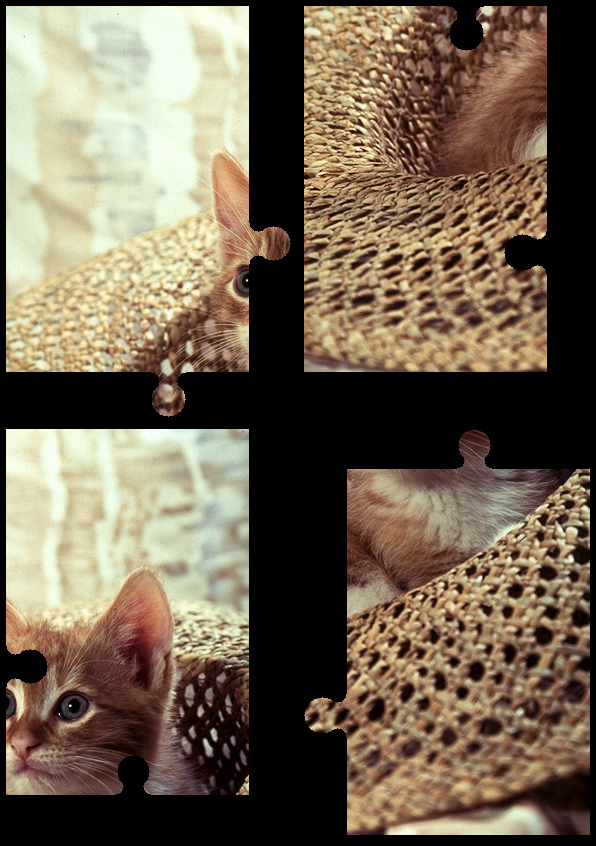
#> input picture code/images/Jigsaw_rotated/jigsaw_rotated_2x2_02.png, 596 x 846 px, given in place of jigsaw_shuffled_2x2_05.png, which was not available; the run also reads 1 picture not shown here
$ python DEMO.py   (older library calls are emulated)
#> lines starting #> are read from the running program, lines starting #| are printed output that depends on the picture; after the words box and inside, x2 and y2 are one past the last pixel; in counts of white or black regions, pixels touching at a corner belong together; pictures that were not available may be replaced by others from this repository, and a replacement may not be noted
### code/main.py
import cv2
import winsound
import argparse
from extraction_original import extract_parameters
from segmentation import segment_image
from extraction_single_image import search_borders, get_smallest_shape_scrambled
from solution import solve_puzzle
from result import *
from matching import *


# play background sound
winsound.PlaySound("test.wav", winsound.SND_ASYNC | winsound.SND_ALIAS)


def main(image_name):
    image = cv2.imread(image_name)
#> image is the input picture: shape (846, 596, 3); mean B, G, R 82.4, 101.1, 115
    total_pieces, method, type = extract_parameters(image_name, image)
    all_array = segment_image(image, total_pieces, method, type)
    # print_array(all_array)
    border_types = search_borders(all_array)
    array_c, array_e, array_m, array_c_types, array_e_types, array_m_types = sort_images(all_array, border_types)
    print("containers with borders")
    # print_array(array_c)
    print(array_c_types)
    print("--------")
    # print_array(array_e)
    print(array_e_types)
    print("----------")
    # print_array(array_m)
    print(array_m_types)
    print("----------")
    result_array = solve_puzzle(total_pieces, method, array_c, array_e, array_m, array_c_types, array_e_types, array_m_types)
    # print_array(result_array)
    length, width = get_smallest_shape_scrambled(result_array)
    final_image = show_puzzle(total_pieces, length, width, result_array)
    return final_image


# [21 lines that do not run on import are left out]

### code/segmentation.py
import cv2
import random as rng
import numpy as np
import imutils
from copy import deepcopy
from result import print_array


def segment_image(image, total_pieces, method, type):
    rectangles = get_rectangles(image)
    if type == "tiles":
        if method == "shuffled" or method == "rotated":
            all_array = cut_tiles(image, total_pieces)
        elif method == "scrambled":
            all_array = cut_image_rectangles(image, rectangles)
        else:
            print("No method selected")
    elif type == "jigsaw":
        all_array = cut_image_rectangles(image, rectangles)
        if method == "scrambled":
            for i in range(len(all_array)):
                all_array[i] = rotate_scrambled(all_array[i], 1)
                # all_array[i] = scrambled_angle(all_array[i])
    else:
        print("No type selected")
    return all_array


def get_rectangles(image):
    rectangles = []
    image = sobel(image)
    contours, _ = cv2.findContours(image, cv2.RETR_EXTERNAL, cv2.CHAIN_APPROX_SIMPLE)
    contours_poly = [None] * len(contours)
    boundRect = [None] * len(contours)
    for i, c in enumerate(contours):
        contours_poly[i] = cv2.approxPolyDP(c, 3, True)
        boundRect[i] = cv2.boundingRect(contours_poly[i])
    drawing = np.zeros((image.shape[0], image.shape[1], 3), dtype=np.uint8)
    for i in range(len(contours)):
        color = (rng.randint(0, 256), rng.randint(0, 256), rng.randint(0, 256))
        cv2.drawContours(drawing, contours_poly, i, color)
        p1 = (int(boundRect[i][0]), int(boundRect[i][1]))
        p2 = (int(boundRect[i][0] + boundRect[i][2]), int(boundRect[i][1] + boundRect[i][3]))
        if boundRect[i][2] > 50:
            cv2.rectangle(drawing, p1, p2, color, 2)
            rectangles.append([p1, p2])
    # cv2.imshow("image", drawing)
    # cv2.waitKey()
    # cv2.destroyAllWindows()
    return rectangles


def cut_image_rectangles(image, rectangles):
    all_array = []
    for i in range(len(rectangles)):
        all_array.append(deepcopy(image[rectangles[i][0][1]: rectangles[i][1][1]: 1, rectangles[i][0][0]: rectangles[i][1][0]: 1, :]))
    return all_array


# [14 lines left out: function cut_tiles, not called in this run]


def sobel(I):
    I = cv2.cvtColor(I, cv2.COLOR_RGB2GRAY)
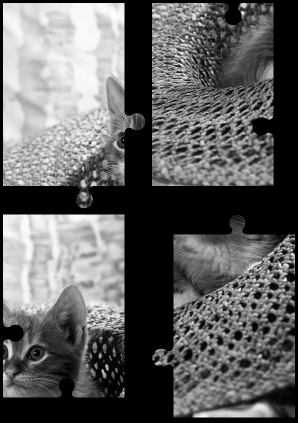
#> I: shape (846, 596) (shown at 1/2 size); min 0, max 252, mean 97.1
    grad_x = cv2.Sobel(I, cv2.CV_16S, 1, 0)
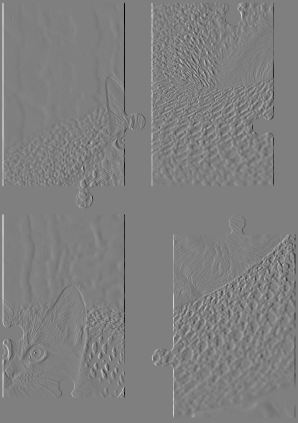
#> grad_x: shape (846, 596) int16 (shown at 1/2 size); min -993, max 993, mean 0; drawn with min black and max white
    grad_y = cv2.Sobel(I, cv2.CV_16S, 0, 1)
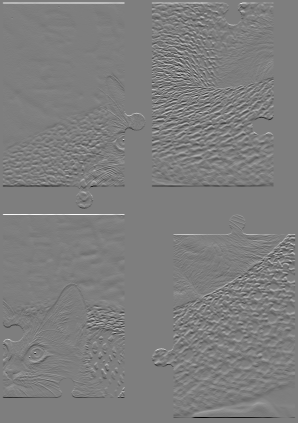
#> grad_y: shape (846, 596) int16 (shown at 1/2 size); min -983, max 1002, mean 0; drawn with min black and max white
    abs_grad_x = cv2.convertScaleAbs(grad_x)
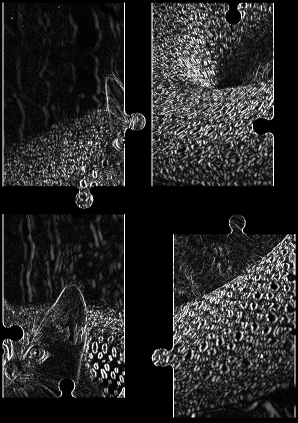
#> abs_grad_x: shape (846, 596) (shown at 1/2 size); min 0, max 255, mean 38.5
    abs_grad_y = cv2.convertScaleAbs(grad_y)
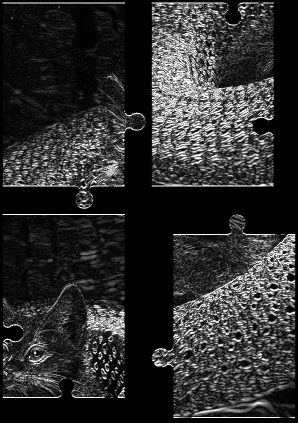
#> abs_grad_y: shape (846, 596) (shown at 1/2 size); min 0, max 255, mean 45.8
    grad = cv2.addWeighted(abs_grad_x, 0.5, abs_grad_y, 0.5, 0)
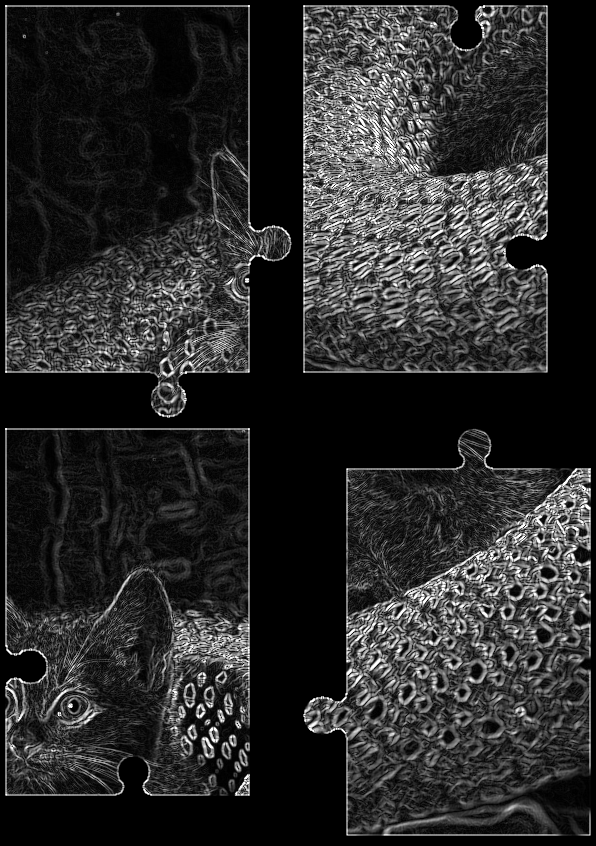
#> grad: shape (846, 596); min 0, max 255, mean 42.2
    return grad


# [19 lines left out: function rotate_scrambled, not called in this run]

### code/extraction_original.py
from segmentation import get_rectangles


def extract_parameters(image_name, image):
    if image_name.find("tiles") != -1:
        type = "tiles"
    if image_name.find("jigsaw") != -1:
        type = "jigsaw"
    if image_name.find("rotated") != -1:
        method = "rotated"
    if image_name.find("scrambled") != -1:
        method = "scrambled"
    if image_name.find("shuffled") != -1:
        method = "shuffled"
    if type == "jigsaw":
        total_pieces = len(get_rectangles(image))
#> in get_rectangles, `contours, _ = cv2.findContours(image, cv2.RETR_EXTERNAL, cv2.CHAIN_APP..`: contours = 4 contours; box (x1, y1, x2, y2) and area: (5, 5, 292, 418) 92028, (303, 428, 591, 836) 91983, (5, 428, 250, 796) 87518, (303, 5, 548, 373) 87285
#> in get_rectangles, `contours_poly = [None] * len(contours)`: contours_poly = 4 items
#> (the rest of the program and of its run is left out)
